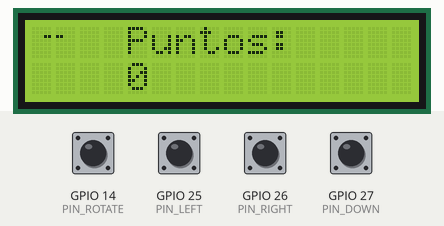
Simulated run of this sketch. Board: ESP32. On the bench: 16×2 character LCD. The test bench sets the inputs (shaded band); at power-on: GPIO 14 (PIN_ROTATE), GPIO 25 (PIN_LEFT), GPIO 26 (PIN_RIGHT), GPIO 27 (PIN_DOWN) HIGH. Random numbers use the default seed unless the sketch sets one.

Above: at 1.2 s.
1.3 s: GPIO 27 (PIN_DOWN) pulled LOW for 1 s
At 3.6 s:
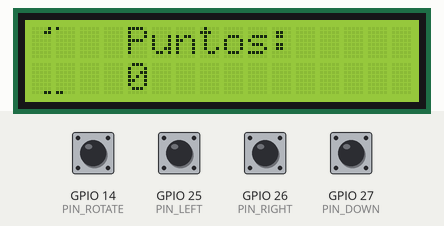
3.8 s: GPIO 14 (PIN_ROTATE) pulled LOW for 0.15 s
At 4.6 s:
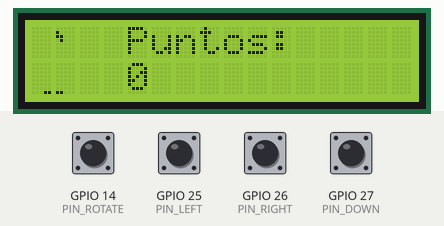
6.3 s: GPIO 25 (PIN_LEFT) pulled LOW for 0.15 s
At 8.6 s:
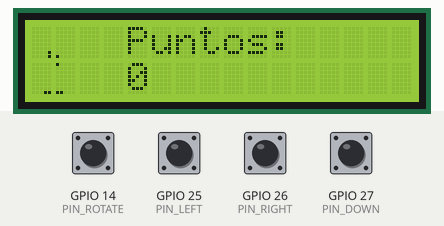
8.8 s: GPIO 26 (PIN_RIGHT) pulled LOW for 0.15 s
At 11.1 s:
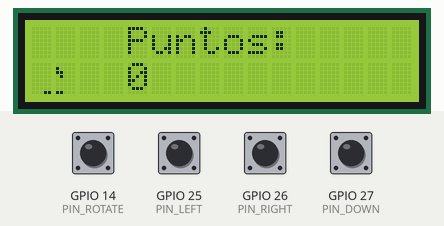
11.3 s: GPIO 14 (PIN_ROTATE) pulled LOW for 1 s
At 11.67 s:
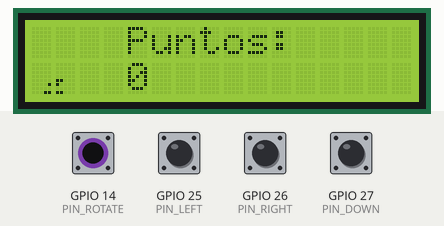
13.8 s: GPIO 25 (PIN_LEFT) pulled LOW for 1 s
At 60.9 s:
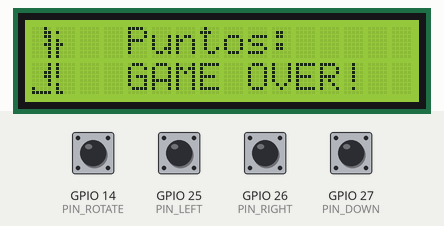

The sketch:

tetris.ino
```cpp
#include <Wire.h>
#include <LiquidCrystal_I2C.h>

// Configuración LCD 16x2 I2C
LiquidCrystal_I2C lcd(0x27, 16, 2);

#define I2C_SDA 21
#define I2C_SCL 22

// --- PINES CORREGIDOS Y SEGUROS PARA ESP32 ---
const int PIN_ROTATE = 14;
const int PIN_LEFT = 25;
const int PIN_RIGHT = 26;
const int PIN_DOWN = 27;

uint16_t board[16] = {0};

const int shapes[7][4][4] = {
  { {0,0,0,0}, {1,1,1,1}, {0,0,0,0}, {0,0,0,0} }, // I
  { {1,0,0,0}, {1,1,1,0}, {0,0,0,0}, {0,0,0,0} }, // J
  { {0,0,1,0}, {1,1,1,0}, {0,0,0,0}, {0,0,0,0} }, // L
  { {0,1,1,0}, {0,1,1,0}, {0,0,0,0}, {0,0,0,0} }, // O
  { {0,1,1,0}, {1,1,0,0}, {0,0,0,0}, {0,0,0,0} }, // S
  { {0,1,0,0}, {1,1,1,0}, {0,0,0,0}, {0,0,0,0} }, // T
  { {1,1,0,0}, {0,1,1,0}, {0,0,0,0}, {0,0,0,0} }  // Z
};

int currentPiece[4][4];
int currentX, currentY;

unsigned long lastDropTime = 0;
int dropInterval = 800;
int score = 0;
bool isGameOver = false;
bool needsUpdate = true;

// --- Funciones del Motor Gráfico LCD ---
void renderScreen() {
  uint16_t frame[16];

  for(int i=0; i<16; i++) frame[i] = board[i];

  if (!isGameOver) {
    for(int i=0; i<4; i++) {
      for(int j=0; j<4; j++) {
        if(currentPiece[i][j]) {
          int fy = currentY + i;
          int fx = currentX + j;
          if(fy >= 0 && fy < 16 && fx >= 0 && fx < 10) {
            frame[fy] |= (1 << fx);
          }
        }
      }
    }
  }

  uint8_t char0[8] = {0}, char1[8] = {0}, char2[8] = {0}, char3[8] = {0};

  for(int y=0; y<8; y++) {
    for(int x=0; x<5; x++)  if(frame[y] & (1 << x)) char0[y] |= (1 << (4 - x));
    for(int x=5; x<10; x++) if(frame[y] & (1 << x)) char1[y] |= (1 << (4 - (x - 5)));
  }
  for(int y=8; y<16; y++) {
    for(int x=0; x<5; x++)  if(frame[y] & (1 << x)) char2[y-8] |= (1 << (4 - x));
    for(int x=5; x<10; x++) if(frame[y] & (1 << x)) char3[y-8] |= (1 << (4 - (x - 5)));
  }

  // Enviar memoria al LCD
  lcd.createChar(0, char0);
  lcd.createChar(1, char1);
  lcd.createChar(2, char2);
  lcd.createChar(3, char3);

  lcd.setCursor(0, 0); lcd.write(0); lcd.write(1);
  lcd.setCursor(0, 1); lcd.write(2); lcd.write(3);

  lcd.setCursor(3, 0); lcd.print(" Puntos:");
  lcd.setCursor(3, 1);
  if(isGameOver) {
      lcd.print(" GAME OVER!");
  } else {
    lcd.print(" ");
    lcd.print(score);
    lcd.print("      ");
  }
}

// --- Lógica del Juego ---
bool checkCollision(int x, int y, int piece[4][4]) {
  for(int i=0; i<4; i++) {
    for(int j=0; j<4; j++) {
      if(piece[i][j]) {
        int bx = x + j;
        int by = y + i;
        if(bx < 0 || bx >= 10 || by >= 16) return true;
        if(by >= 0 && (board[by] & (1 << bx))) return true;
      }
    }
  }
  return false;
}

void spawnPiece() {
  int shapeIdx = random(0, 7);
  for(int i=0; i<4; i++) {
    for(int j=0; j<4; j++) {
      currentPiece[i][j] = shapes[shapeIdx][i][j];
    }
  }
  currentX = 3;
  currentY = 0;
  if(checkCollision(currentX, currentY, currentPiece)) isGameOver = true;
  needsUpdate = true;
}

void lockPiece() {
  for(int i=0; i<4; i++) {
    for(int j=0; j<4; j++) {
      if(currentPiece[i][j]) {
        board[currentY + i] |= (1 << (currentX + j));
      }
    }
  }

  int linesCleared = 0;
  for (int i = 15; i >= 0; i--) {
    if (board[i] == 0x3FF) {
      linesCleared++;
      for (int k = i; k > 0; k--) board[k] = board[k-1];
      board[0] = 0;
      i++;
    }
  }
  if(linesCleared > 0) score += linesCleared * 10;
  spawnPiece();
}

void rotatePiece() {
  int nextPiece[4][4];
  for(int i=0; i<4; i++) {
    for(int j=0; j<4; j++) nextPiece[j][3-i] = currentPiece[i][j];
  }
  if(!checkCollision(currentX, currentY, nextPiece)) {
    for(int i=0; i<4; i++) {
      for(int j=0; j<4; j++) currentPiece[i][j] = nextPiece[i][j];
    }
    needsUpdate = true;
  }
}

void setup() {
  Wire.begin(I2C_SDA, I2C_SCL);
  lcd.init();
  lcd.backlight();
  lcd.clear();

  // Configuración de botones (Recuerda conectarlos a GND del ESP32)
  pinMode(PIN_ROTATE, INPUT_PULLUP);
  pinMode(PIN_LEFT, INPUT_PULLUP);
  pinMode(PIN_RIGHT, INPUT_PULLUP);
  pinMode(PIN_DOWN, INPUT_PULLUP);

  randomSeed(analogRead(0));
  spawnPiece();
}

void loop() {
  if (isGameOver) {
    if (digitalRead(PIN_ROTATE) == LOW) {
      isGameOver = false;
      score = 0;
      for(int i=0; i<16; i++) board[i] = 0;
      lcd.clear();
      spawnPiece();
    }
    if(needsUpdate) { renderScreen(); needsUpdate = false; }
    return;
  }

  if (digitalRead(PIN_LEFT) == LOW) {
    if (!checkCollision(currentX - 1, currentY, currentPiece)) { currentX--; needsUpdate = true; }
    delay(150);
  }
  if (digitalRead(PIN_RIGHT) == LOW) {
    if (!checkCollision(currentX + 1, currentY, currentPiece)) { currentX++; needsUpdate = true; }
    delay(150);
  }
  if (digitalRead(PIN_ROTATE) == LOW) {
    rotatePiece();
    delay(200);
  }

  int speedDelay = dropInterval;
  if (digitalRead(PIN_DOWN) == LOW) speedDelay = 80; // Suavizado para evitar parpadeos bruscos

  if (millis() - lastDropTime > speedDelay) {
    if (!checkCollision(currentX, currentY + 1, currentPiece)) {
      currentY++;
    } else {
      lockPiece();
    }
    lastDropTime = millis();
    needsUpdate = true;
  }

  if(needsUpdate) {
    renderScreen();
    needsUpdate = false;
  }
}
```
